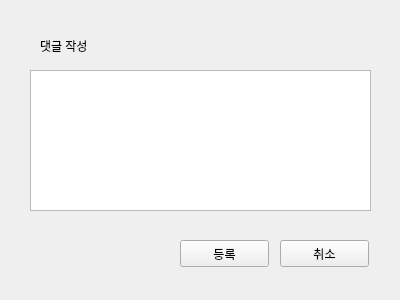
<?xml version="1.0" encoding="UTF-8"?>
<ui version="4.0">
 <class>Form</class>
 <widget class="QWidget" name="Form">
  <property name="geometry">
   <rect>
    <x>0</x>
    <y>0</y>
    <width>400</width>
    <height>300</height>
   </rect>
  </property>
  <property name="windowTitle">
   <string>Form</string>
  </property>
  <widget class="QTextEdit" name="contentsEdit">
   <property name="geometry">
    <rect>
     <x>30</x>
     <y>70</y>
     <width>341</width>
     <height>141</height>
    </rect>
   </property>
  </widget>
  <widget class="QPushButton" name="submitButton">
   <property name="enabled">
    <bool>true</bool>
   </property>
   <property name="geometry">
    <rect>
     <x>180</x>
     <y>240</y>
     <width>89</width>
     <height>27</height>
    </rect>
   </property>
   <property name="text">
    <string>등록</string>
   </property>
  </widget>
  <widget class="QPushButton" name="cancelButton">
   <property name="geometry">
    <rect>
     <x>280</x>
     <y>240</y>
     <width>89</width>
     <height>27</height>
    </rect>
   </property>
   <property name="text">
    <string>취소</string>
   </property>
  </widget>
  <widget class="QLabel" name="Label">
   <property name="geometry">
    <rect>
     <x>40</x>
     <y>30</y>
     <width>71</width>
     <height>31</height>
    </rect>
   </property>
   <property name="text">
    <string>댓글 작성</string>
   </property>
  </widget>
 </widget>
 <resources/>
 <connections/>
</ui>
